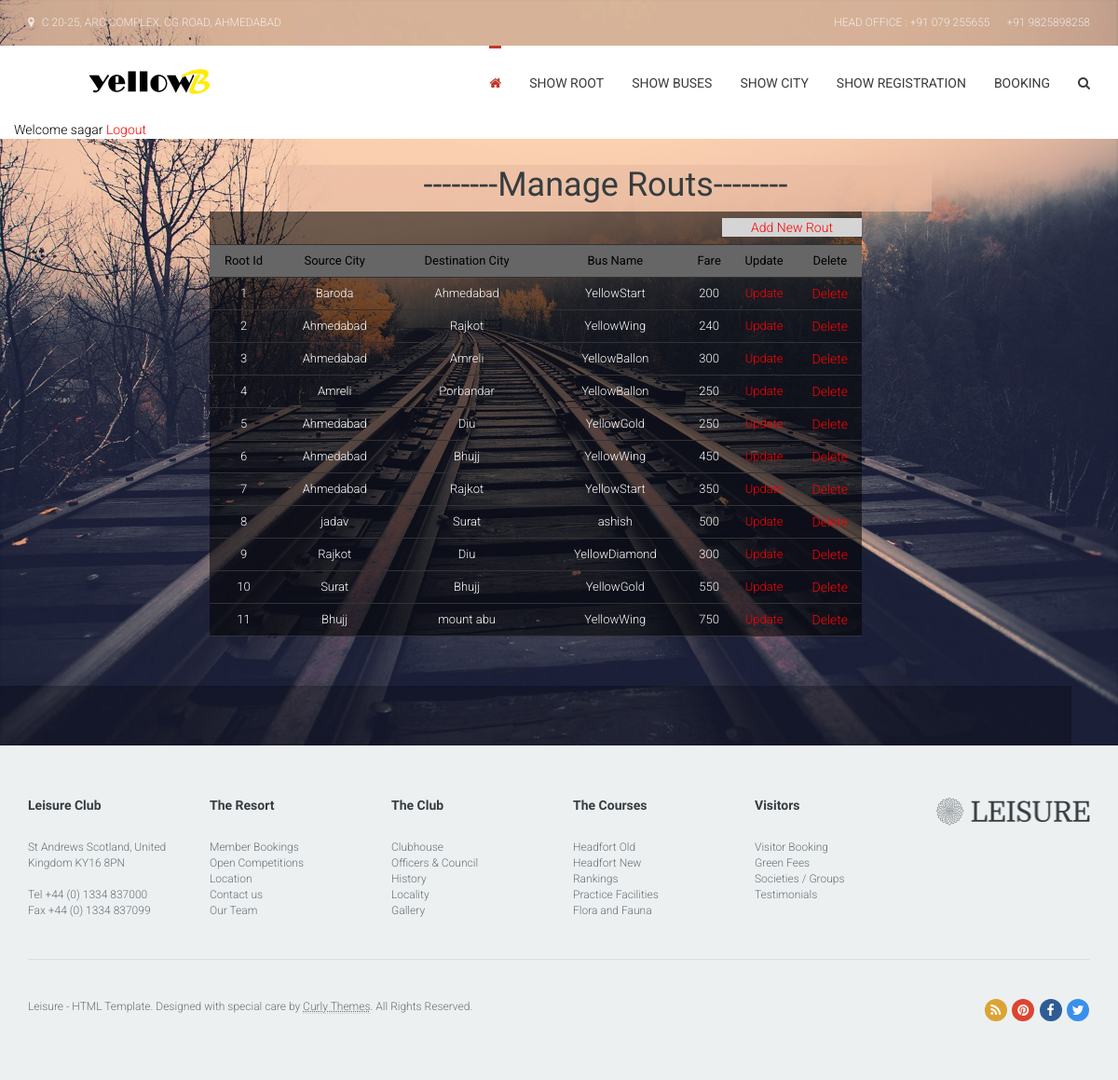
Page /showroot.php (signed in) on the committed database.
### tables this page shows
CREATE TABLE IF NOT EXISTS `route` (
  `route_id` int(10) NOT NULL AUTO_INCREMENT,
  `source_id` int(10) NOT NULL,
  `destination_id` int(10) NOT NULL,
  `bus_id` int(10) NOT NULL,
  `fare` int(10) NOT NULL,
  `depart_time` time NOT NULL,
  `arrival_time` time NOT NULL,
  PRIMARY KEY (`route_id`),
  KEY `source_id` (`source_id`,`destination_id`,`bus_id`),
  KEY `destination_id` (`destination_id`),
  KEY `bus_id` (`bus_id`)
);

CREATE TABLE IF NOT EXISTS `city` (
  `c_id` int(20) NOT NULL AUTO_INCREMENT,
  `city_name` varchar(20) NOT NULL,
  PRIMARY KEY (`c_id`)
);

CREATE TABLE IF NOT EXISTS `bus` (
  `bus_id` int(10) NOT NULL AUTO_INCREMENT,
  `bus_name` varchar(20) NOT NULL,
  `bus_number` varchar(10) NOT NULL,
  `no_of_seats` int(10) NOT NULL,
  `bus_type` varchar(10) NOT NULL,
  PRIMARY KEY (`bus_id`)
);

### showroot.php (the view, shortened to what this page needs)
<!DOCTYPE html>
<html lang="en">
<head>
<?php
		include("headlink.php");
?>
</head>
<body>
<?php
		   	include("Aheadmenu.php");
            	if(isset($_SESSION['uname']))
				{
					echo "<font color='black'>Welcome ".$_SESSION['uname']."<font> ";
					echo "<a href='logout.php'>Logout</a>";
				}
				else
				{
					header("Location: http://localhost/yellowB/index.php");
				}
		   ?>
          </div>
        </div>
      </nav>
    </div>
    <div style="margin-top:20px; margin-left:-50px;">
	<div>
    	<?php
    $data=  mysql_query("select * from route");
?>
<table border="0" cellpadding="0" cellspacing="0" align="center">
            <div style="margin-left:350px; background-color:rgba(233, 189, 162, 0.69); width:700px; height:50px;">
            <center>
 <h1>--------Manage Routs--------</h1></center>
                            </div>
                                <form  action="" name="state" method="post" >
                                        <table height="50%" width="50%" border="0" align="center" style="padding-left: 100px;">
										<tr>
											<td colspan="7" align="right"><div style="margin-left:550px; background-color:#D5D5D5; width:150px; height:20px;"><a href="addroot.php" class="button" >Add New Rout</a></div></td>
										</tr>
                                    <tr align="center">
                                                <th> <font size="2px">Root Id</font></th>
                                                 <th> <font size="2px">Source City</font></th>
                                                   <th> <font size="2px">Destination City</font></th>
                                                    <th> <font size="2px">Bus Name</font></th>
                                                     <th> <font size="2px">Fare</font></th>
                                                  <th> <font size="2px">Update</font></th>
                                                  <th> <font size="2px">Delete</font></th>
                                            </tr>
                    <?php
                            while($row=mysql_fetch_array($data))
                            {
                    ?>
                     <tr align="center">
                                    <td><font size="2px"><?php echo $row[0]; ?></font></td>
                                    <td><font size="2px">
									<?php
											$gets=mysql_query("SELECT `city_name` FROM `city` WHERE `c_id`='$row[1]'");
											$ra=mysql_fetch_array($gets);
											echo $ra[0];
											?>
									</font></td>
                                    <td><font size="2px">
										<?php
											$getd=mysql_query("SELECT `city_name` FROM `city` WHERE `c_id`='$row[2]'");
											$ra=mysql_fetch_array($getd);
											echo $ra[0];
											?>
									</font></td>
                                    <td><font size="2px">
									<?php
											$getb=mysql_query("SELECT `bus_name` FROM `bus` WHERE `bus_id`='$row[3]'");
											$raa=mysql_fetch_array($getb);
											echo $raa[0];
											?>
									</font></td>
                                    <td><font size="2px"><?php echo $row[4]; ?></font></td>
                                    <td><font size="2px"><a href="updateroot.php?id=<?php echo $row[0]; ?>">Update</a></font></td>
                                    <td><a href="deleteroute.php?id=<?php echo $row[0]; ?>">Delete</a></td>
                    </tr>
                    <?php
                            }
                    ?>
                                        </table><br/><br/>
            </form>
            </table>
    </div>
    <div class="booking-row content-padding-xs">
    </div>
  </header>
  <footer id="footer" role="contentinfo">
    <div class="container">
      <div class="row" id="main-footer">
        <aside class="col-lg-2 col-md-3 col-sm-4 widget">
          <h5 class="widget-title">Leisure Club</h5>
          <p>St Andrews Scotland,
            United Kingdom KY16 8PN<br>
            <br>
            Tel  +44 (0) 1334 837000<br>
            Fax +44 (0) 1334 837099</p>
        </aside>
        <aside class="col-lg-2 col-md-3 col-sm-4 widget">
          <h5 class="widget-title">The Resort</h5>
          <p> <a href="members.html">Member Bookings</a><br>
            <a href="events.html">Open Competitions</a><br>
            <a href="contact.html">Location</a><br>
            <a href="contact.html">Contact us</a><br>
            <a href="resort.html">Our Team</a><br>
          </p>
        </aside>
        <aside class="col-lg-2 col-md-3 col-sm-4 widget">
          <h5 class="widget-title">The Club</h5>
          <p> <a href="resort.html">Clubhouse</a><br>
            <a href="resort.html">Officers &amp; Council </a><br>
            <a href="resort.html">History</a><br>
            <a href="resort.html">Locality</a><br>
            <a href="media-gallery.html">Gallery</a><br>
          </p>
        </aside>
        <aside class="col-lg-2 col-md-3 col-sm-4 widget">
          <h5 class="widget-title">The Courses</h5>
          <p> <a href="activities.html">Headfort Old</a><br>
            <a href="activities.html">Headfort New</a><br>
            <a href="activities.html">Rankings</a><br>
            <a href="activities.html">Practice Facilities</a><br>
            <a href="media-gallery.html">Flora and Fauna</a><br>
          </p>
        </aside>
        <aside class="col-lg-2 col-md-3 col-sm-4 widget">
          <h5 class="widget-title">Visitors</h5>
          <p> <a href="room-view.html">Visitor Booking</a><br>
            <a href="members.html">Green Fees</a><br>
            <a href="resort.html">Societies / Groups</a><br>
            <a href="members.html">Testimonials</a><br>
          </p>
        </aside>
        <aside class="col-lg-2 col-md-3 col-sm-4 widget"> <a href="index-2.html"><img src="images/logo-leisure.png" alt=""></a> </aside>
      </div>
      <div class="row" id="absolute-footer">
        <div class="col-sm-12">
          <aside class="widget">
            <p>Leisure - HTML Template. Designed with special care by <a href="http://demo.curlythemes.com/" target="_blank"><abbr title="Premium WordPress Themes & Plugins">Curly Themes</abbr></a>. All Rights Reserved. <span class="pull-right hidden-xs"> <a href="#" class="fa fa-boxed fa-rss" data-toggle="tooltip" data-placement="left" title="Leisure RSS"></a> <a href="http://www.pinterest.com/raducretu/curly-themes/" class="fa fa-boxed fa-pinterest" data-toggle="tooltip" data-placement="left" title="Leisure Pintrest Board"></a> <a href="https://www.facebook.com/cthemes" class="fa fa-boxed fa-facebook" data-toggle="tooltip" data-placement="left" title="Leisure on Facebook"></a> <a href="https://twitter.com/CurlyThemes" class="fa fa-boxed fa-twitter" data-toggle="tooltip" data-placement="left" title="Leisure on Twitter"></a> </span> </p>
          </aside>
        </div>
      </div>
    </div>
  </footer>
</div>
</body>
</html>

### style.css (style rules this page uses)
html, body { height: 100%; color: #667279; background: #ecf0f1; }
a { -webkit-transition: all 200ms ease-in; -moz-transition: all 200ms ease-in; -ms-transition: all 200ms ease-in; -o-transition: all 200ms ease-in; transition: all 200ms ease-in; outline: none; color: #F00; text-decoration: none; }
img { max-width: 100%; height: auto; }
h1, h2, h3, h4, h6 { color: #363d40; }
h5 { color: #C0392B; }
html { font-size: 62.5%; font-weight: 300; }
body { font-size: 1.4rem; font-family: "Roboto", sans-serif; }
p, li, span, div { font-size: 1.4rem; }
h1 { font-size: 3.6rem; line-height: 1.2; }
h5 { font-size: 1.6rem; line-height: 1.2; }
p, h1, h2, h3, h4, h5, h6, blockquote, ul { margin: 2.8rem 0 1.4rem; }
h1, h2, h3, h4, h5, h6 { font-family: "Domine", serif; position: relative; }
#header .booking-row { position: fixed; width: 100%; max-width: 1440px; bottom: 0; z-index: 1; }
.content-padding-xs { padding-bottom: 3.2rem; padding-top: 3.2rem; }
#footer { background: #ecf0f1; padding: 5.6rem 0; color: #667279; font-size: 1.2rem; }
#footer abbr { border-bottom-color: rgba(102, 114, 121, .25); }
#footer p { font-size: 1.2rem; }
#footer a { color: #667279; text-decoration: none; }
#footer aside { opacity: 0; }
#main-footer .widget { margin-bottom: 2.8rem; }
#footer .widget-title { font-family: "Domine", serif; font-size: 1.4rem; font-weight: bold; color: #363d40; margin-bottom: 2.8rem; margin-top: 0; }
#absolute-footer .widget { border-top: 1px solid rgba(54, 61, 64, .1); padding-top: 4.2rem; }
#absolute-footer .widget p { margin-top: 0; }
.booking-row { background: rgba(0, 0, 0, .25); box-shadow: inset 0 1px 5px rgba(0, 0, 0, 0.1); position: relative; z-index: 1; }
.fa-boxed { display: inline-block; text-align: center; border-radius: 300px; margin: 0 1px; width: 24px; line-height: 24px; height: 24px; font-size: 14px; background: #363d40; }
.fa-boxed::before { color: #fff; }
.fa-boxed.fa-rss { background: #dca334; }
.fa-boxed.fa-pinterest { background: #dd4430; }
.fa-boxed.fa-facebook { background: #2f5c95; }
.fa-boxed.fa-twitter { background: #398feb; }

### showroot.php (style rules this page uses)
td { border-bottom:thin; border-bottom-style:solid; border-bottom-color:#333; color:#FFF; text-align:center; }
table { background-color:rgba(0, 0, 0, 0.55); }
tr { height:35px; text-align:center; border-bottom:thin; border-bottom-style:solid; border-bottom-color:#333; }
th { text-align:center; background-color:#666; font-size:16px; font-weight:bolder; }

### rows in the picture
route: route_id "1", city.city_name "Baroda", city.city_name "Ahmedabad", bus.bus_name "YellowStart", fare "200"
route: route_id "2", city.city_name "Ahmedabad", city.city_name "Rajkot", bus.bus_name "YellowWing", fare "240"
route: route_id "3", city.city_name "Ahmedabad", city.city_name "Amreli", bus.bus_name "YellowBallon", fare "300"
route: route_id "4", city.city_name "Amreli", city.city_name "Porbandar", bus.bus_name "YellowBallon", fare "250"
route: route_id "5", city.city_name "Ahmedabad", city.city_name "Diu", bus.bus_name "YellowGold", fare "250"
route: route_id "6", city.city_name "Ahmedabad", city.city_name "Bhujj", bus.bus_name "YellowWing", fare "450"
route: route_id "7", city.city_name "Ahmedabad", city.city_name "Rajkot", bus.bus_name "YellowStart", fare "350"
route: route_id "8", city.city_name "jadav", city.city_name "Surat", bus.bus_name "ashish", fare "500"
route: route_id "9", city.city_name "Rajkot", city.city_name "Diu", bus.bus_name "YellowDiamond", fare "300"
route: route_id "10", city.city_name "Surat", city.city_name "Bhujj", bus.bus_name "YellowGold", fare "550"
route: route_id "11", city.city_name "Bhujj", city.city_name "mount abu", bus.bus_name "YellowWing", fare "750"

### other values in the picture
$_SESSION['uname'] "sagar"
